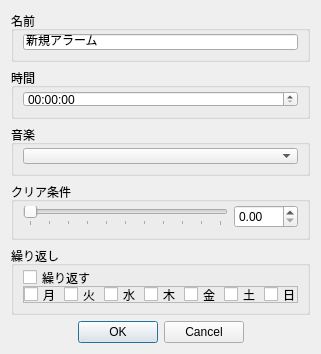
<?xml version="1.0" encoding="UTF-8"?>
<ui version="4.0">
 <class>Dialog</class>
 <widget class="QDialog" name="Dialog">
  <property name="geometry">
   <rect>
    <x>0</x>
    <y>0</y>
    <width>321</width>
    <height>354</height>
   </rect>
  </property>
  <property name="sizePolicy">
   <sizepolicy hsizetype="Preferred" vsizetype="Expanding">
    <horstretch>0</horstretch>
    <verstretch>0</verstretch>
   </sizepolicy>
  </property>
  <property name="minimumSize">
   <size>
    <width>321</width>
    <height>354</height>
   </size>
  </property>
  <property name="maximumSize">
   <size>
    <width>321</width>
    <height>500</height>
   </size>
  </property>
  <property name="windowTitle">
   <string>Dialog</string>
  </property>
  <layout class="QVBoxLayout" name="verticalLayout">
   <item>
    <widget class="QGroupBox" name="groupBox_4">
     <property name="maximumSize">
      <size>
       <width>16777215</width>
       <height>51</height>
      </size>
     </property>
     <property name="title">
      <string>名前</string>
     </property>
     <layout class="QVBoxLayout" name="verticalLayout_5">
      <property name="topMargin">
       <number>3</number>
      </property>
      <item>
       <widget class="QLineEdit" name="lineEdit">
        <property name="text">
         <string>新規アラーム</string>
        </property>
       </widget>
      </item>
     </layout>
    </widget>
   </item>
   <item>
    <widget class="QGroupBox" name="groupBox">
     <property name="sizePolicy">
      <sizepolicy hsizetype="Preferred" vsizetype="Preferred">
       <horstretch>0</horstretch>
       <verstretch>0</verstretch>
      </sizepolicy>
     </property>
     <property name="maximumSize">
      <size>
       <width>16777215</width>
       <height>51</height>
      </size>
     </property>
     <property name="title">
      <string>時間</string>
     </property>
     <layout class="QVBoxLayout" name="verticalLayout_2" stretch="0">
      <property name="sizeConstraint">
       <enum>QLayout::SetDefaultConstraint</enum>
      </property>
      <property name="leftMargin">
       <number>9</number>
      </property>
      <property name="topMargin">
       <number>3</number>
      </property>
      <property name="bottomMargin">
       <number>9</number>
      </property>
      <item>
       <widget class="QTimeEdit" name="timeEdit"/>
      </item>
     </layout>
    </widget>
   </item>
   <item>
    <widget class="QGroupBox" name="groupBox_2">
     <property name="maximumSize">
      <size>
       <width>16777215</width>
       <height>51</height>
      </size>
     </property>
     <property name="title">
      <string>音楽</string>
     </property>
     <layout class="QVBoxLayout" name="verticalLayout_3">
      <property name="topMargin">
       <number>3</number>
      </property>
      <item>
       <widget class="QComboBox" name="comboBox"/>
      </item>
     </layout>
    </widget>
   </item>
   <item>
    <widget class="QGroupBox" name="groupBox_5">
     <property name="sizePolicy">
      <sizepolicy hsizetype="Preferred" vsizetype="Preferred">
       <horstretch>0</horstretch>
       <verstretch>0</verstretch>
      </sizepolicy>
     </property>
     <property name="maximumSize">
      <size>
       <width>16777215</width>
       <height>100</height>
      </size>
     </property>
     <property name="title">
      <string>クリア条件</string>
     </property>
     <layout class="QHBoxLayout" name="horizontalLayout_2" stretch="0,0">
      <property name="sizeConstraint">
       <enum>QLayout::SetDefaultConstraint</enum>
      </property>
      <property name="leftMargin">
       <number>9</number>
      </property>
      <property name="topMargin">
       <number>3</number>
      </property>
      <property name="bottomMargin">
       <number>9</number>
      </property>
      <item>
       <widget class="QSlider" name="horizontalSlider">
        <property name="acceptDrops">
         <bool>false</bool>
        </property>
        <property name="inputMethodHints">
         <set>Qt::ImhNone</set>
        </property>
        <property name="maximum">
         <number>100</number>
        </property>
        <property name="orientation">
         <enum>Qt::Horizontal</enum>
        </property>
        <property name="invertedAppearance">
         <bool>false</bool>
        </property>
        <property name="invertedControls">
         <bool>false</bool>
        </property>
        <property name="tickPosition">
         <enum>QSlider::TicksBelow</enum>
        </property>
        <property name="tickInterval">
         <number>10</number>
        </property>
       </widget>
      </item>
      <item>
       <widget class="QDoubleSpinBox" name="doubleSpinBox">
        <property name="baseSize">
         <size>
          <width>0</width>
          <height>50</height>
         </size>
        </property>
        <property name="maximum">
         <double>100.000000000000000</double>
        </property>
       </widget>
      </item>
     </layout>
    </widget>
   </item>
   <item>
    <widget class="QGroupBox" name="groupBox_3">
     <property name="maximumSize">
      <size>
       <width>16777215</width>
       <height>78</height>
      </size>
     </property>
     <property name="title">
      <string>繰り返し</string>
     </property>
     <layout class="QVBoxLayout" name="verticalLayout_4">
      <property name="spacing">
       <number>0</number>
      </property>
      <property name="topMargin">
       <number>3</number>
      </property>
      <item>
       <widget class="QCheckBox" name="isLoop">
        <property name="text">
         <string>繰り返す</string>
        </property>
       </widget>
      </item>
      <item>
       <widget class="QFrame" name="frame">
        <property name="frameShape">
         <enum>QFrame::StyledPanel</enum>
        </property>
        <property name="frameShadow">
         <enum>QFrame::Raised</enum>
        </property>
        <layout class="QHBoxLayout" name="horizontalLayout">
         <property name="leftMargin">
          <number>0</number>
         </property>
         <property name="topMargin">
          <number>0</number>
         </property>
         <property name="rightMargin">
          <number>0</number>
         </property>
         <property name="bottomMargin">
          <number>0</number>
         </property>
         <item>
          <widget class="QCheckBox" name="checkBox_1">
           <property name="text">
            <string>月</string>
           </property>
          </widget>
         </item>
         <item>
          <widget class="QCheckBox" name="checkBox_2">
           <property name="text">
            <string>火</string>
           </property>
          </widget>
         </item>
         <item>
          <widget class="QCheckBox" name="checkBox_3">
           <property name="text">
            <string>水</string>
           </property>
          </widget>
         </item>
         <item>
          <widget class="QCheckBox" name="checkBox_4">
           <property name="text">
            <string>木</string>
           </property>
          </widget>
         </item>
         <item>
          <widget class="QCheckBox" name="checkBox_5">
           <property name="text">
            <string>金</string>
           </property>
          </widget>
         </item>
         <item>
          <widget class="QCheckBox" name="checkBox_6">
           <property name="text">
            <string>土</string>
           </property>
          </widget>
         </item>
         <item>
          <widget class="QCheckBox" name="checkBox_7">
           <property name="text">
            <string>日</string>
           </property>
          </widget>
         </item>
        </layout>
       </widget>
      </item>
     </layout>
    </widget>
   </item>
   <item>
    <widget class="QDialogButtonBox" name="buttonBox">
     <property name="orientation">
      <enum>Qt::Horizontal</enum>
     </property>
     <property name="standardButtons">
      <set>QDialogButtonBox::Cancel|QDialogButtonBox::Ok</set>
     </property>
     <property name="centerButtons">
      <bool>true</bool>
     </property>
    </widget>
   </item>
  </layout>
 </widget>
 <resources/>
 <connections>
  <connection>
   <sender>buttonBox</sender>
   <signal>accepted()</signal>
   <receiver>Dialog</receiver>
   <slot>accept()</slot>
   <hints>
    <hint type="sourcelabel">
     <x>248</x>
     <y>254</y>
    </hint>
    <hint type="destinationlabel">
     <x>157</x>
     <y>274</y>
    </hint>
   </hints>
  </connection>
  <connection>
   <sender>buttonBox</sender>
   <signal>rejected()</signal>
   <receiver>Dialog</receiver>
   <slot>reject()</slot>
   <hints>
    <hint type="sourcelabel">
     <x>316</x>
     <y>260</y>
    </hint>
    <hint type="destinationlabel">
     <x>286</x>
     <y>274</y>
    </hint>
   </hints>
  </connection>
 </connections>
</ui>
